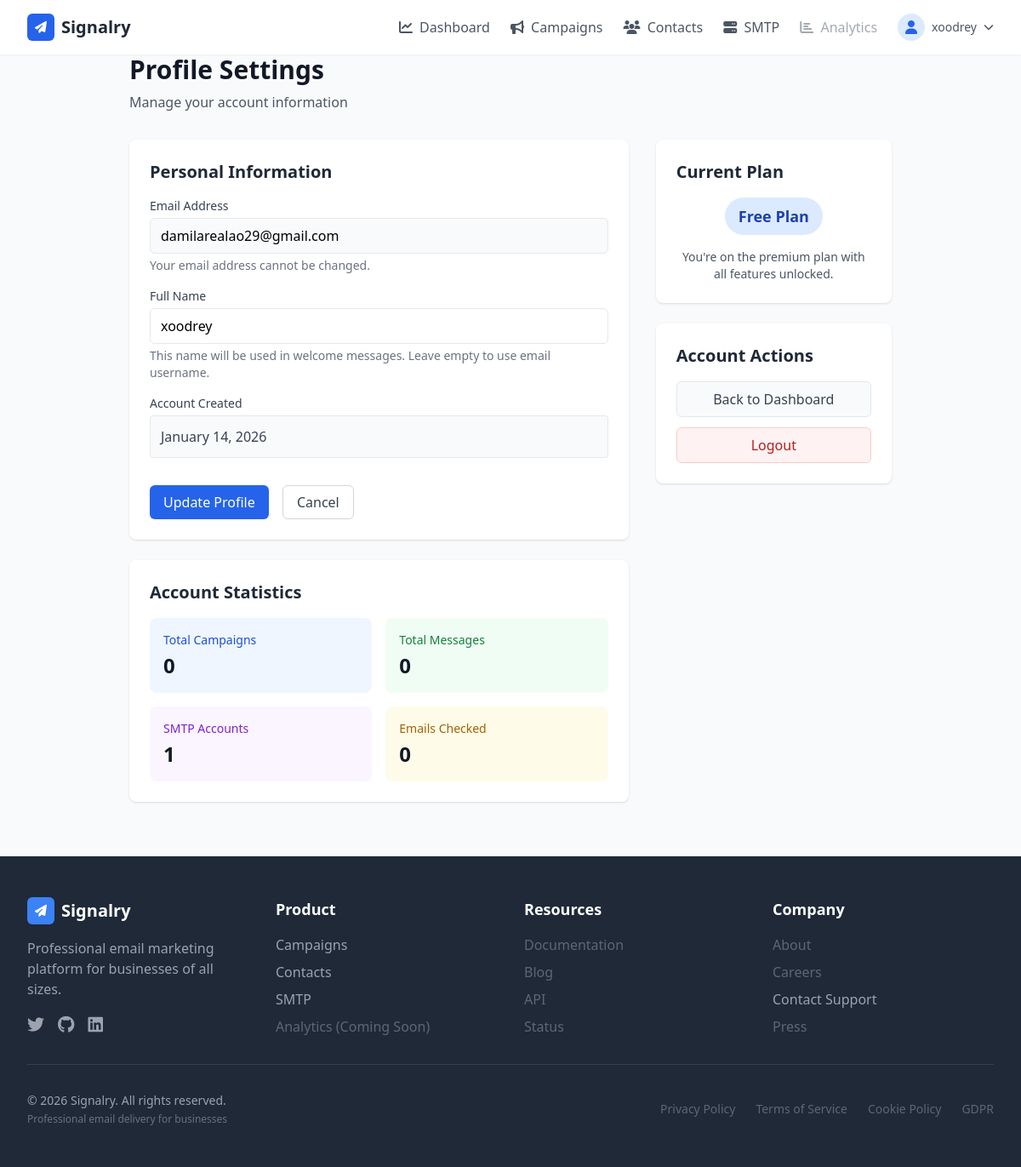
Page /profile/ (signed in) on the earlier database version.
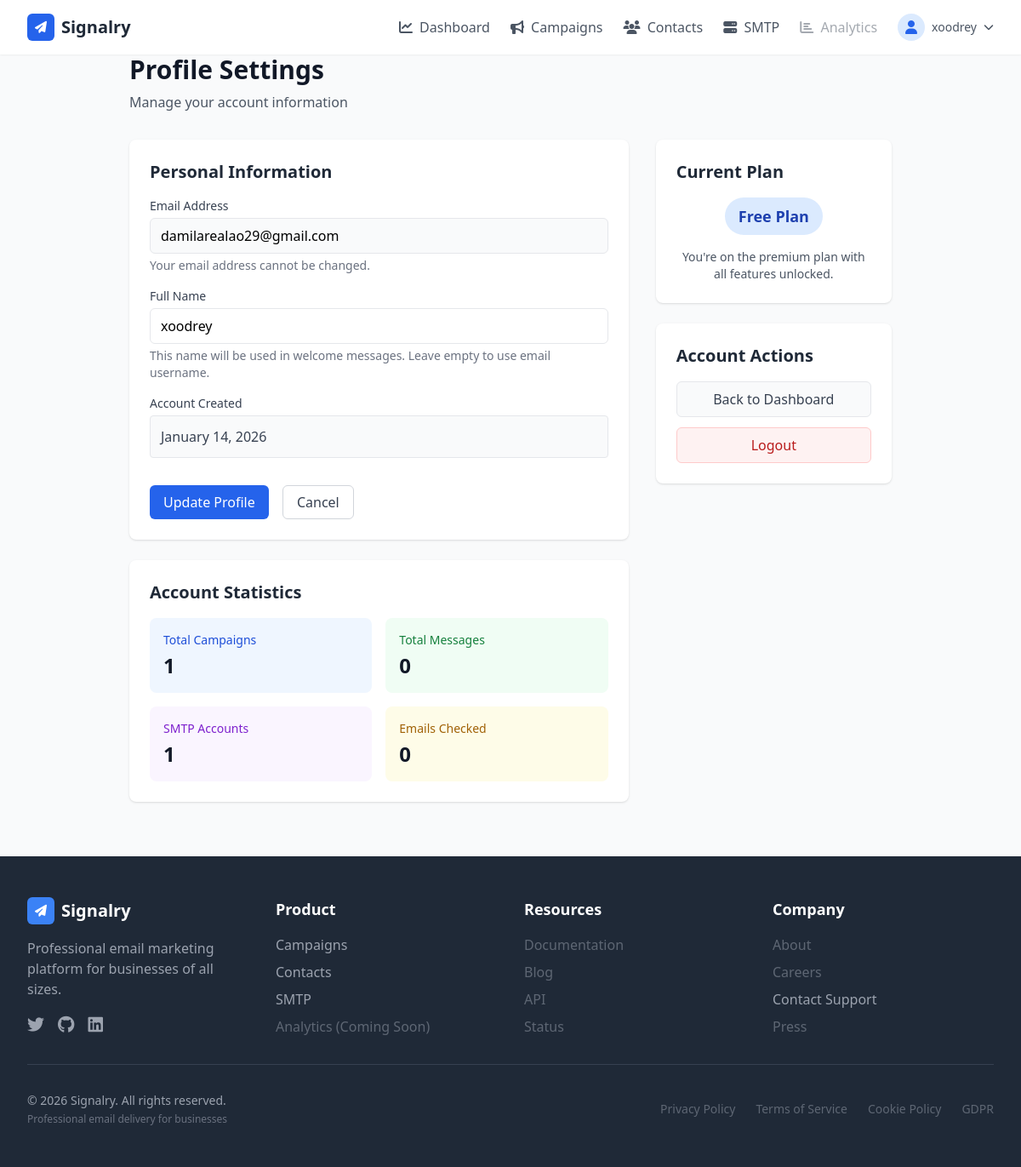
Same page on the later database version.
### analytics/models.py (models this page shows, shortened)
class UserAnalytics(models.Model):
    user = models.OneToOneField(User, on_delete=models.CASCADE, related_name="analytics")
    total_campaigns = models.PositiveIntegerField(default=0)
    active_campaigns = models.PositiveIntegerField(default=0)
    total_messages = models.PositiveIntegerField(default=0)
    average_message_opens = models.FloatField(default=0.0)
    smtp_active_accounts = models.PositiveIntegerField(default=0)
    smtp_failed_accounts = models.PositiveIntegerField(default=0)
    domains_checked = models.PositiveIntegerField(default=0)
    emails_checked = models.PositiveIntegerField(default=0)
    created_at = models.DateTimeField(auto_now_add=True)
    updated_at = models.DateTimeField(auto_now=True)
    class Meta:
        verbose_name_plural = "User Analytics"  # ADD THIS LINE

### users/views.py (the view, shortened to what this page needs)
# urls.py: path('profile/', views.ProfileEditView.as_view(), name='profile_edit'),  # CORRECT: profile_edit with underscore
class ProfileEditView(LoginRequiredMixin, View):
    template_name = 'core/users/profile_edit.html'
    def get(self, request, *args, **kwargs):
        form = ProfileUpdateForm(instance=request.user)
        context = self.get_context_data()
        context['form'] = form
        return render(request, self.template_name, context)
    def get_context_data(self, **kwargs):
        user = self.request.user
        context = {
            'user': user,
        }
        try:
            from analytics.models import UserAnalytics
            context['user_analytics'] = user.analytics
        except (ImportError, AttributeError):
            context['user_analytics'] = None
        try:
            from plans.models import Plan
            context['current_plan'] = user.current_plan
        except (ImportError, AttributeError):
            context['current_plan'] = None
        return context

### users/forms.py (shortened to what this page needs)
class ProfileUpdateForm(forms.ModelForm):
    email_display = forms.CharField(
        required=False,
        widget=forms.TextInput(attrs={
            'class': 'w-full px-3 py-2 border rounded-md bg-gray-50',
            'readonly': 'readonly',
            'placeholder': 'Email address'
        }),
        label=_('Email Address'),
        help_text=_('Your email address cannot be changed.')
    )
    full_name = forms.CharField(
        max_length=255,
        required=False,
        widget=forms.TextInput(attrs={
            'class': 'w-full px-3 py-2 border rounded-md',
            'placeholder': 'Enter your full name'
        }),
        help_text=_('Your name will be used in welcome messages.')
    )
    class Meta:
        model = User
        fields = ['full_name']
    def __init__(self, *args, **kwargs):
        super().__init__(*args, **kwargs)
        if self.instance and self.instance.email:
            self.fields['email_display'].initial = self.instance.email
        self.fields['email_display'].disabled = True

### users/models.py (called while the page is built)
    @property
    def current_plan(self):
        return self.plans.last()  # 'plans' is the related_name in Plan model

### core/templates/core/users/profile_edit.html (shortened to what the changed rows need)
{% extends "core/base.html" %}
{% block content %}
<div class="max-w-4xl mx-auto">
    <div class="mb-8">
        <h1 class="text-3xl font-bold text-gray-900">Profile Settings</h1>
    </div>
    <div class="grid grid-cols-1 lg:grid-cols-3 gap-8">
        <div class="lg:col-span-2 space-y-6">
            <div class="bg-white rounded-lg shadow p-6">
                <h2 class="text-xl font-semibold text-gray-800 mb-4">Personal Information</h2>
            </div>
            <div class="bg-white rounded-lg shadow p-6">
                <h2 class="text-xl font-semibold text-gray-800 mb-4">Account Statistics</h2>
                <div class="grid grid-cols-2 gap-4">
                    <div class="p-4 bg-blue-50 rounded-lg">
                        <p class="text-sm font-medium text-blue-700">Total Campaigns</p>
                        <p class="text-2xl font-bold text-gray-900 mt-1">
                            {{ user_analytics.total_campaigns|default:"0" }}
                        </p>
                    </div>
                    <div class="p-4 bg-green-50 rounded-lg">
                        <p class="text-sm font-medium text-green-700">Total Messages</p>
                        <p class="text-2xl font-bold text-gray-900 mt-1">
                            {{ user_analytics.total_messages|default:"0" }}
                        </p>
                    </div>
                    <div class="p-4 bg-purple-50 rounded-lg">
                        <p class="text-sm font-medium text-purple-700">SMTP Accounts</p>
                        <p class="text-2xl font-bold text-gray-900 mt-1">
                            {{ user_analytics.smtp_active_accounts|default:"0" }}
                        </p>
                    </div>
                    <div class="p-4 bg-yellow-50 rounded-lg">
                        <p class="text-sm font-medium text-yellow-700">Emails Checked</p>
                        <p class="text-2xl font-bold text-gray-900 mt-1">
                            {{ user_analytics.emails_checked|default:"0" }}
                        </p>
                    </div>
                </div>
            </div>
        </div>
        <div class="space-y-6">
            <div class="bg-white rounded-lg shadow p-6">
                <h2 class="text-xl font-semibold text-gray-800 mb-4">Current Plan</h2>
            </div>
            <div class="bg-white rounded-lg shadow p-6">
                <h2 class="text-xl font-semibold text-gray-800 mb-4">Account Actions</h2>
            </div>
        </div>
    </div>
</div>
{% endblock %}

Differences in the rows shown:
changed UserAnalytics: total_campaigns "0" → "1"
